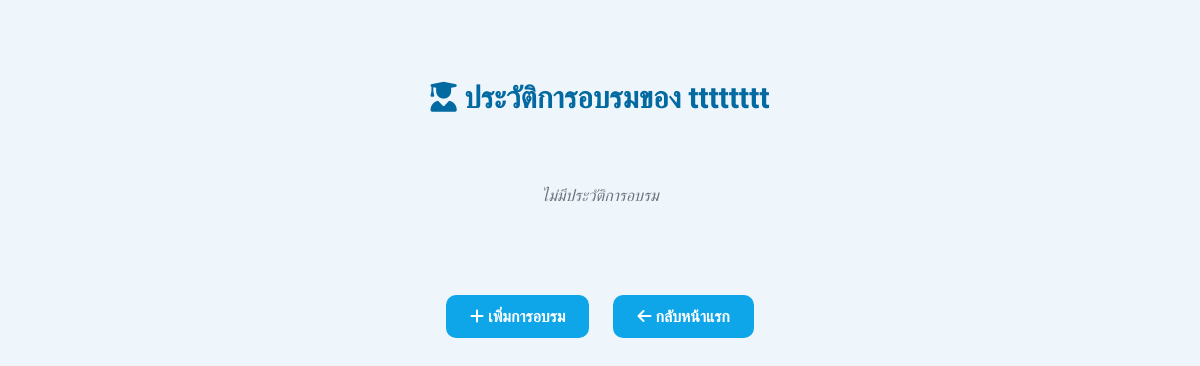
Before: /employee/1/ with the older database file.
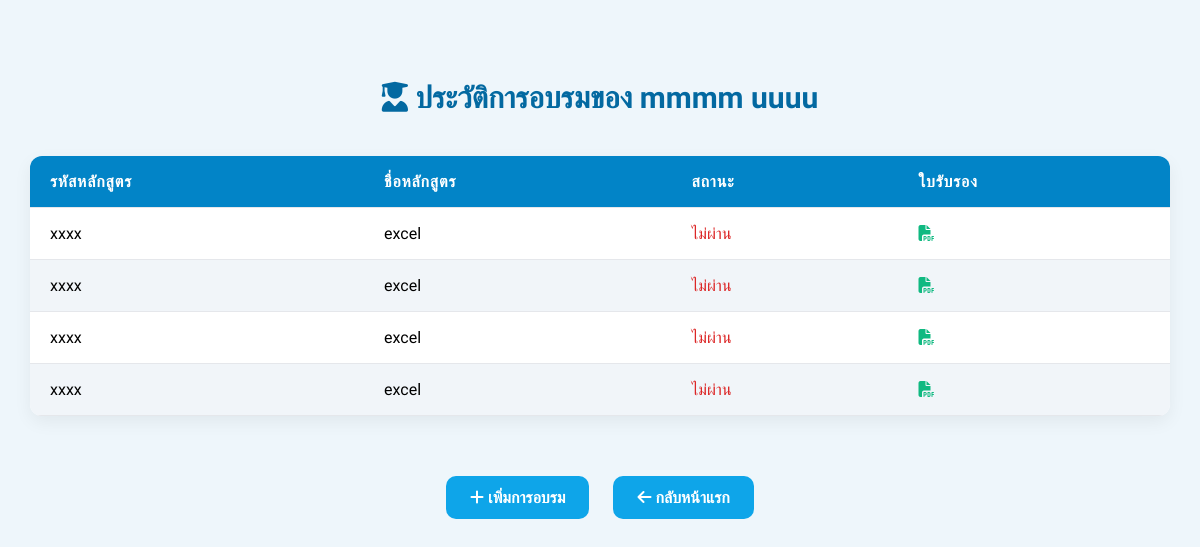
After: the same page with the newer database file.
### training/models.py (models this page shows, shortened)
class Employee(models.Model):
    employee_code = models.CharField(max_length=50, unique=False, default='')
    position = models.CharField(max_length=50)
    name = models.CharField(max_length=100)
    certificate = models.FileField(upload_to='certificates/', null=True, blank=True)
    photo = models.ImageField(upload_to='employee_photos/', blank=True, null=True)
    skills = models.TextField(blank=True, null=True)

class TrainingRecord(models.Model):
    employee = models.ForeignKey(Employee, on_delete=models.CASCADE, related_name='trainings')
    course = models.ForeignKey(Course, on_delete=models.CASCADE)
    certificate = models.FileField(upload_to='certificates/', blank=True, null=True)
    passed = models.BooleanField(default=False)
    date = models.DateField(default=today_date)

class Course(models.Model):
    code = models.CharField(max_length=20)
    name = models.CharField(max_length=100)
    description = models.TextField(blank=True)
    hours = models.PositiveIntegerField(default=0)

### training/views.py (the view)
# urls.py: path('employee/<int:employee_id>/', views.employee_detail, name='employee_detail'),
def employee_detail(request, employee_id):
    employee = get_object_or_404(Employee, id=employee_id)
    trainings = TrainingRecord.objects.filter(employee=employee).select_related(
        "course"
    )
    return render(
        request,
        "training/employee_detail.html",
        {
            "employee": employee,
            "trainings": trainings,
        },
    )

### training/templates/training/employee_detail.html (shortened to what this page needs)
<!DOCTYPE html>
<html lang="th">
<head>
  <link rel="stylesheet" href="https://cdnjs.cloudflare.com/ajax/libs/font-awesome/6.5.0/css/all.min.css">
</head>
<body>
  <h1><i class="fa-solid fa-user-graduate"></i> ประวัติการอบรมของ {{ employee.name }}</h1>
  {% if trainings %}
  <table>
    <thead>
      <tr>
        <th>รหัสหลักสูตร</th>
        <th>ชื่อหลักสูตร</th>
        <th>สถานะ</th>
        <th>ใบรับรอง</th>
      </tr>
    </thead>
    <tbody>
      {% for training in trainings %}
      <tr>
        <td>{{ training.course.code }}</td>
        <td>{{ training.course.name }}</td>
        <td>
          {% if training.passed %}
            <span style="color: #16a34a;">ผ่าน</span>
          {% else %}
            <span style="color: #dc2626;">ไม่ผ่าน</span>
          {% endif %}
        </td>
        <td>
          {% if training.certificate %}
            <a href="{{ training.certificate.url }}" target="_blank">
              <i class="fa-solid fa-file-pdf cert-icon"></i>
            </a>
          {% else %}
            <i class="fa-solid fa-file cert-icon missing" title="ไม่มีไฟล์"></i>
          {% endif %}
        </td>
      </tr>
      {% endfor %}
    </tbody>
  </table>
  {% else %}
    <div class="no-training">ไม่มีประวัติการอบรม</div>
  {% endif %}
  <div class="button-group">
    <a href="{% url 'add_training' %}" class="button">
      <i class="fa-solid fa-plus"></i> เพิ่มการอบรม
    </a>
    <a href="{% url 'index' %}" class="button">
      <i class="fa-solid fa-arrow-left"></i> กลับหน้าแรก
    </a>
  </div>
</body>
</html>

### training/templates/training/employee_detail.html (style rules this page uses)
body { font-family: 'Sarabun', sans-serif; background: #eef6fb; margin: 0; padding: 60px 30px 100px; }
h1 { text-align: center; color: #0369a1; margin-bottom: 40px; font-size: 30px; }
table { width: 100%; border-collapse: collapse; background-color: white; border-radius: 12px; overflow: hidden; box-shadow: 0 6px 18px rgba(0, 0, 0, 0.06); }
th, td { padding: 16px 20px; text-align: left; border-bottom: 1px solid #e5e7eb; }
th { background-color: #0284c7; color: white; font-weight: bold; text-transform: uppercase; letter-spacing: 0.05em; }
tr:nth-child(even) { background-color: #f1f5f9; }
a.button { display: inline-block; margin: 20px 10px 0; text-decoration: none; background-color: #0ea5e9; color: white; padding: 12px 24px; border-radius: 10px; font-weight: bold; transition: background-color 0.3s ease; }
.cert-icon { color: #10b981; }
.button-group { text-align: center; margin-top: 40px; }

Changed rows visible on the page:
changed Employee: name "tttttttt" → "mmmm uuuu"
added TrainingRecord: course.code "xxxx", course.name "excel", passed "ไม่ผ่าน"
added TrainingRecord: course.code "xxxx", course.name "excel", passed "ไม่ผ่าน"
added TrainingRecord: course.code "xxxx", course.name "excel", passed "ไม่ผ่าน"
added TrainingRecord: course.code "xxxx", course.name "excel", passed "ไม่ผ่าน"
Other visible differences:
text no longer shown: "ไม่มีประวัติการอบรม"
text now shown: "รหัสหลักสูตร ชื่อหลักสูตร สถานะ ใบรับรอง"
